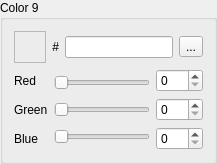
        <widget class="QGroupBox" name="group_9">
         <property name="title">
          <string>Color 9</string>
         </property>
         <layout class="QFormLayout" name="formLayout_53">
          <item row="0" column="0">
           <widget class="QFrame" name="colorFrame_9">
            <property name="minimumSize">
             <size>
              <width>32</width>
              <height>32</height>
             </size>
            </property>
            <property name="maximumSize">
             <size>
              <width>32</width>
              <height>32</height>
             </size>
            </property>
            <property name="frameShape">
             <enum>QFrame::StyledPanel</enum>
            </property>
            <property name="frameShadow">
             <enum>QFrame::Raised</enum>
            </property>
           </widget>
          </item>
          <item row="1" column="0" colspan="2">
           <widget class="QFrame" name="frame_184">
            <property name="frameShape">
             <enum>QFrame::NoFrame</enum>
            </property>
            <property name="frameShadow">
             <enum>QFrame::Raised</enum>
            </property>
            <layout class="QHBoxLayout" name="horizontalLayout_53">
             <property name="leftMargin">
              <number>0</number>
             </property>
             <property name="topMargin">
              <number>0</number>
             </property>
             <property name="rightMargin">
              <number>0</number>
             </property>
             <property name="bottomMargin">
              <number>0</number>
             </property>
             <item>
              <widget class="QFrame" name="frame_185">
               <property name="frameShape">
                <enum>QFrame::NoFrame</enum>
               </property>
               <property name="frameShadow">
                <enum>QFrame::Raised</enum>
               </property>
               <layout class="QVBoxLayout" name="verticalLayout_105">
                <property name="leftMargin">
                 <number>0</number>
                </property>
                <property name="topMargin">
                 <number>0</number>
                </property>
                <property name="rightMargin">
                 <number>0</number>
                </property>
                <property name="bottomMargin">
                 <number>0</number>
                </property>
                <item>
                 <widget class="QLabel" name="label_105">
                  <property name="text">
                   <string>Red</string>
                  </property>
                 </widget>
                </item>
                <item>
                 <widget class="QLabel" name="label_106">
                  <property name="text">
                   <string>Green</string>
                  </property>
                 </widget>
                </item>
                <item>
                 <widget class="QLabel" name="label_107">
                  <property name="text">
                   <string>Blue</string>
                  </property>
                 </widget>
                </item>
               </layout>
              </widget>
             </item>
             <item>
              <widget class="QFrame" name="frame_186">
               <property name="frameShape">
                <enum>QFrame::NoFrame</enum>
               </property>
               <property name="frameShadow">
                <enum>QFrame::Raised</enum>
               </property>
               <layout class="QVBoxLayout" name="verticalLayout_106">
                <property name="leftMargin">
                 <number>0</number>
                </property>
                <property name="topMargin">
                 <number>0</number>
                </property>
                <property name="rightMargin">
                 <number>0</number>
                </property>
                <property name="bottomMargin">
                 <number>0</number>
                </property>
                <item>
                 <widget class="QSlider" name="slider_red_9">
                  <property name="maximum">
                   <number>31</number>
                  </property>
                  <property name="pageStep">
                   <number>4</number>
                  </property>
                  <property name="orientation">
                   <enum>Qt::Horizontal</enum>
                  </property>
                 </widget>
                </item>
                <item>
                 <widget class="QSlider" name="slider_green_9">
                  <property name="maximum">
                   <number>31</number>
                  </property>
                  <property name="pageStep">
                   <number>4</number>
                  </property>
                  <property name="orientation">
                   <enum>Qt::Horizontal</enum>
                  </property>
                 </widget>
                </item>
                <item>
                 <widget class="QSlider" name="slider_blue_9">
                  <property name="maximum">
                   <number>31</number>
                  </property>
                  <property name="pageStep">
                   <number>4</number>
                  </property>
                  <property name="orientation">
                   <enum>Qt::Horizontal</enum>
                  </property>
                 </widget>
                </item>
               </layout>
              </widget>
             </item>
             <item>
              <widget class="QFrame" name="frame_187">
               <property name="frameShape">
                <enum>QFrame::NoFrame</enum>
               </property>
               <property name="frameShadow">
                <enum>QFrame::Raised</enum>
               </property>
               <layout class="QVBoxLayout" name="verticalLayout_107">
                <property name="leftMargin">
                 <number>0</number>
                </property>
                <property name="topMargin">
                 <number>0</number>
                </property>
                <property name="rightMargin">
                 <number>0</number>
                </property>
                <property name="bottomMargin">
                 <number>0</number>
                </property>
                <item>
                 <widget class="QSpinBox" name="spin_red_9">
                  <property name="maximum">
                   <number>255</number>
                  </property>
                  <property name="singleStep">
                   <number>8</number>
                  </property>
                 </widget>
                </item>
                <item>
                 <widget class="QSpinBox" name="spin_green_9">
                  <property name="maximum">
                   <number>255</number>
                  </property>
                  <property name="singleStep">
                   <number>8</number>
                  </property>
                 </widget>
                </item>
                <item>
                 <widget class="QSpinBox" name="spin_blue_9">
                  <property name="maximum">
                   <number>255</number>
                  </property>
                  <property name="singleStep">
                   <number>8</number>
                  </property>
                 </widget>
                </item>
               </layout>
              </widget>
             </item>
            </layout>
           </widget>
          </item>
          <item row="0" column="1">
           <widget class="QFrame" name="frame_188">
            <property name="frameShape">
             <enum>QFrame::NoFrame</enum>
            </property>
            <property name="frameShadow">
             <enum>QFrame::Raised</enum>
            </property>
            <layout class="QVBoxLayout" name="verticalLayout_108">
             <property name="leftMargin">
              <number>0</number>
             </property>
             <property name="topMargin">
              <number>0</number>
             </property>
             <property name="rightMargin">
              <number>0</number>
             </property>
             <property name="bottomMargin">
              <number>0</number>
             </property>
             <item>
              <widget class="QFrame" name="frame_189">
               <property name="frameShape">
                <enum>QFrame::NoFrame</enum>
               </property>
               <property name="frameShadow">
                <enum>QFrame::Raised</enum>
               </property>
               <layout class="QGridLayout" name="gridLayout_11">
                <property name="leftMargin">
                 <number>0</number>
                </property>
                <property name="topMargin">
                 <number>0</number>
                </property>
                <property name="rightMargin">
                 <number>0</number>
                </property>
                <property name="bottomMargin">
                 <number>0</number>
                </property>
                <item row="0" column="0">
                 <widget class="QFrame" name="frame_190">
                  <property name="frameShape">
                   <enum>QFrame::NoFrame</enum>
                  </property>
                  <property name="frameShadow">
                   <enum>QFrame::Raised</enum>
                  </property>
                  <layout class="QFormLayout" name="formLayout_54">
                   <property name="leftMargin">
                    <number>0</number>
                   </property>
                   <property name="topMargin">
                    <number>0</number>
                   </property>
                   <property name="rightMargin">
                    <number>0</number>
                   </property>
                   <property name="bottomMargin">
                    <number>0</number>
                   </property>
                   <item row="0" column="0">
                    <widget class="QLabel" name="label_108">
                     <property name="text">
                      <string>#</string>
                     </property>
                     <property name="alignment">
                      <set>Qt::AlignRight|Qt::AlignTrailing|Qt::AlignVCenter</set>
                     </property>
                    </widget>
                   </item>
                   <item row="0" column="1">
                    <widget class="QLineEdit" name="hex_9"/>
                   </item>
                  </layout>
                 </widget>
                </item>
                <item row="0" column="1">
                 <widget class="QToolButton" name="pick_9">
                  <property name="text">
                   <string>...</string>
                  </property>
                  <property name="icon">
                   <iconset resource="../resources/images.qrc">
                    <normaloff>:/icons/pipette.ico</normaloff>:/icons/pipette.ico</iconset>
                  </property>
                 </widget>
                </item>
               </layout>
              </widget>
             </item>
            </layout>
           </widget>
          </item>
         </layout>
        </widget>
